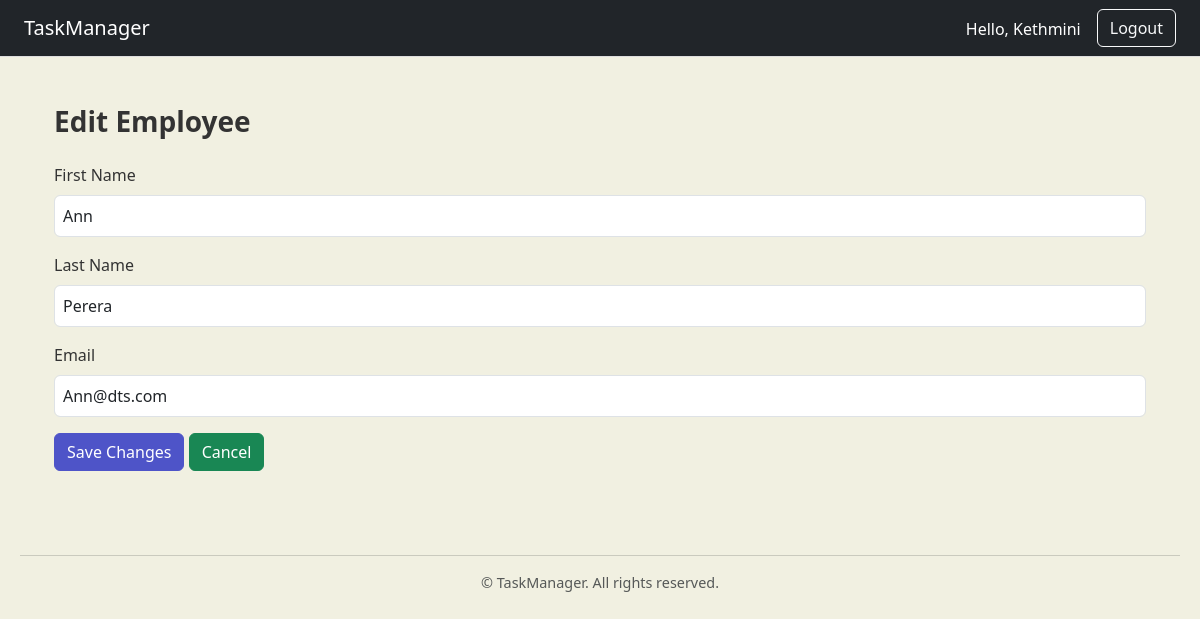
Page /employees/edit/5/ (signed in) on the committed database.
### tracker/models.py (models this page shows, shortened)
class User(AbstractBaseUser, PermissionsMixin):
    first_name = models.CharField(max_length=30)
    last_name = models.CharField(max_length=30)
    office_email = models.EmailField(unique=True)
    role = models.CharField(max_length=10, choices=ROLE_CHOICES)
    is_active = models.BooleanField(default=True)
    is_staff = models.BooleanField(default=False)
    objects = UserManager()
    USERNAME_FIELD = 'office_email'
    REQUIRED_FIELDS = ['first_name', 'last_name', 'role']

### tracker/views.py (the view, shortened to what this page needs)
# urls.py: path('employees/edit/<int:user_id>/', views.edit_employee, name='edit_employee'),
def edit_employee(request, user_id):
    if request.user.role != 'manager':
        return redirect('home')
    user = get_object_or_404(User, id=user_id, role='employee')
    return render(request, 'tracker/edit_employee.html', {'employee': user})

### tracker/templates/tracker/edit_employee.html (shortened to what this page needs)
{% extends 'tracker/base.html' %}
{% block content %}
<div class="container mt-5">
    <h3>Edit Employee</h3>
    <form method="post" class="mt-4">
        <div class="mb-3">
            <label class="form-label">First Name</label>
            <input type="text" name="first_name" class="form-control" value="{{ employee.first_name }}" required>
        </div>
        <div class="mb-3">
            <label class="form-label">Last Name</label>
            <input type="text" name="last_name" class="form-control" value="{{ employee.last_name }}" required>
        </div>
        <div class="mb-3">
            <label class="form-label">Email</label>
            <input type="email" name="email" class="form-control" value="{{ employee.office_email }}" required>
        </div>
        <button type="submit" class="btn btn-primary">Save Changes</button>
        <a href="{% url 'employee_list' %}" class="btn btn-success">Cancel</a>
    </form>
</div>
{% endblock %}

### tracker/templates/tracker/base.html (shortened to what this page needs)
{% load static %}
<!DOCTYPE html>
<html lang="en">
<head>
    {% load static %}
    <link href="https://cdn.jsdelivr.net/npm/bootstrap@5.3.3/dist/css/bootstrap.min.css" rel="stylesheet">
    <link rel="stylesheet" href="{% static 'tracker/styles.css' %}">
</head>
<body>
    <nav class="navbar navbar-expand-lg navbar-dark bg-dark px-4">
        {% if user.is_authenticated %}
            {% if user.role == "manager" %}
                <a class="navbar-brand" href="{% url 'dashboard' %}">TaskManager</a>
            {% else %}
                <a class="navbar-brand" href="{% url 'submit' %}">TaskManager</a>
            {% endif %}
        {% else %}
            <a class="navbar-brand" href="{% url 'home' %}">TaskManager</a>
        {% endif %}
        <div class="collapse navbar-collapse justify-content-end" id="navbarNav">
            <ul class="navbar-nav">
                {% if user.is_authenticated %}
                    <li class="nav-item me-3 mt-2 text-white">
                        Hello, {{ user.first_name }}
                    </li>
                    <li class="nav-item">
                        <a class="btn btn-outline-light" href="{% url 'logout' %}">Logout</a>
                    </li>
                {% endif %}
            </ul>
        </div>
    </nav>
    <div class="container mt-4 mb-5">
        {% block content %}
        {% endblock %}
    </div>
    <footer class="text-center text-muted mb-3">
        <hr>
        <p>© {{ now|date:"Y" }} TaskManager. All rights reserved.</p>
    </footer>
</body>
</html>

### tracker/static/tracker/styles.css (style rules this page uses)
body { font-family: 'Segoe UI', sans-serif, 'Poppins'; background-color: #f1f0e1; color: #333; }
h1, h2, h3 { font-weight: 600; }
.btn-primary { background-color: #4e54c8; border-color: #4e54c8; }
.navbar { border-bottom: 1px solid #ddd; }
input.form-control, textarea.form-control, select.form-select { border-radius: 6px; padding: 8px; }
footer { text-align: center; margin-top: 40px; padding: 20px; font-size: 0.9rem; color: #666; }
label { font-weight: 500; }

### rows in the picture
User: first_name "Kethmini"
User: first_name "Ann", last_name "Perera", email "Ann@dts.com"
